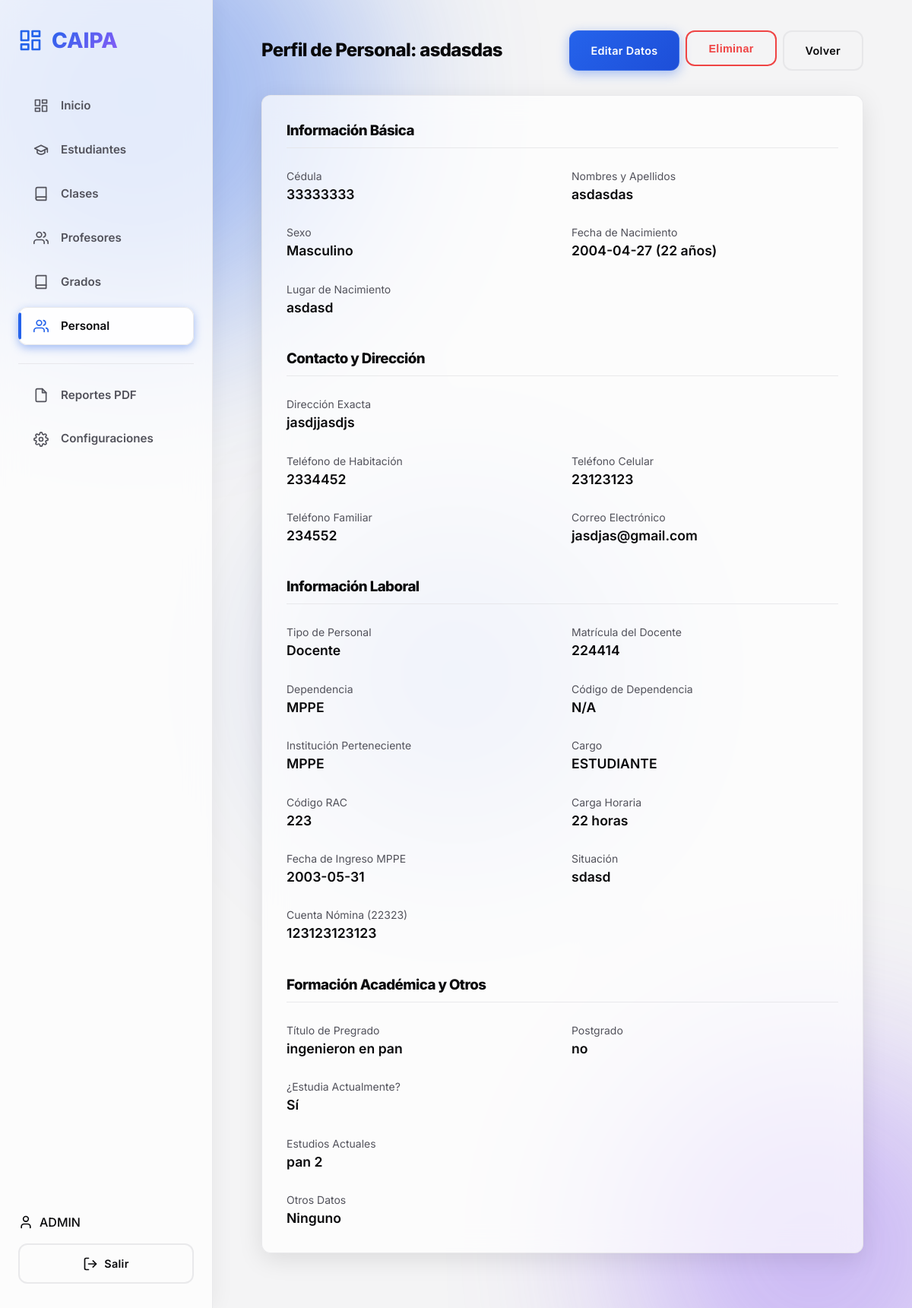
Page /index.php?action=personal_show&id=2 (signed in) on the committed database.
### tables this page shows
CREATE TABLE IF NOT EXISTS `personal` (
  `id_personal` int NOT NULL AUTO_INCREMENT,
  `nombres_apellidos` varchar(100) NOT NULL,
  `cedula` varchar(15) NOT NULL,
  `fecha_nacimiento` date NOT NULL,
  `lugar_nacimiento` varchar(100) NOT NULL,
  `direccion` text NOT NULL,
  `telefono_habitacion` varchar(20) DEFAULT NULL,
  `telefono_celular` varchar(20) NOT NULL,
  `telefono_familiar` varchar(20) DEFAULT NULL,
  `correo` varchar(100) NOT NULL,
  `id_sexo` int NOT NULL,
  `edad` int NOT NULL,
  `titulo_pregrado` varchar(100) DEFAULT NULL,
  `postgrado` varchar(100) DEFAULT NULL,
  `estudia_actualmente` tinyint(1) NOT NULL DEFAULT '0',
  `estudios_actuales` varchar(255) DEFAULT NULL,
  `tipo_personal` enum('Docente','Administrativo','Obrero') NOT NULL,
  `fecha_ingreso_mppe` date DEFAULT NULL,
  `codigo_rac` varchar(50) DEFAULT NULL,
  `cargo` varchar(100) DEFAULT NULL,
  `carga_horaria` int DEFAULT NULL,
  `codigo_dependencia` varchar(50) DEFAULT NULL,
  `id_dependencia` int NOT NULL,
  `institucion_pertenece` varchar(100) DEFAULT NULL,
  `tipo_cuenta_nomina` varchar(20) DEFAULT NULL,
  `numero_cuenta_nomina` varchar(30) DEFAULT NULL,
  `matricula_docente` varchar(50) DEFAULT NULL,
  `situacion_trabajador` varchar(50) DEFAULT NULL,
  `otros_datos` text,
  `created_at` timestamp NULL DEFAULT CURRENT_TIMESTAMP,
  PRIMARY KEY (`id_personal`),
  UNIQUE KEY `cedula` (`cedula`),
  KEY `id_sexo` (`id_sexo`),
  KEY `id_dependencia` (`id_dependencia`)
);

CREATE TABLE IF NOT EXISTS `sexo` (
  `id_sexo` int NOT NULL AUTO_INCREMENT,
  `descripcion_sexo` varchar(10) NOT NULL,
  PRIMARY KEY (`id_sexo`),
  UNIQUE KEY `descripcion_sexo` (`descripcion_sexo`)
);

CREATE TABLE IF NOT EXISTS `dependencias` (
  `id_dependencia` int NOT NULL AUTO_INCREMENT,
  `nombre_dependencia` varchar(100) NOT NULL,
  PRIMARY KEY (`id_dependencia`)
);

### controllers/PersonalController.php (called while the page is built, shortened)
<?php
require_once __DIR__ . '/../models/Personal.php';
class PersonalController {
    private $personal;
    public function __construct() {
        $this->personal = new Personal();
    }
    public function show() {
        $id = $_GET['id'] ?? 0;
        $personal = $this->personal->getPersonalById($id);
        require_once __DIR__ . '/../views/personal/show.php';
    }
}
?>

### models/BaseModel.php (called while the page is built, shortened)
<?php
require_once __DIR__ . '/../config/Database.php';
abstract class BaseModel {
    public function __construct() {
        $database = new Database();
        $this->conn = $database->getConnection();
    }
}
?>

### config/Database.php (called while the page is built, shortened)
<?php
class Database {
    private $host = "localhost";
    private $db_name = "_cai_db";
    private $username = "root";
    private $password = "";
    public function getConnection() {
        $this->conn = null;
        try {
            $dsn = "mysql:host=" . $this->host . ";dbname=" . $this->db_name . ";charset=utf8mb4";
            $options = [
                PDO::ATTR_ERRMODE            => PDO::ERRMODE_EXCEPTION,
                PDO::ATTR_DEFAULT_FETCH_MODE => PDO::FETCH_ASSOC,
                PDO::ATTR_EMULATE_PREPARES   => false,
            ];
            $this->conn = new PDO($dsn, $this->username, $this->password, $options);
        } catch(PDOException $exception) {
            error_log("Connection error: " . $exception->getMessage());
            die("Error de conexión a la base de datos.");
        }
        return $this->conn;
    }
}
?>

### models/Personal.php (called while the page is built, shortened)
<?php
require_once 'BaseModel.php';
class Personal extends BaseModel {
    protected $table_name = "personal";
    public function getPersonalById($id) {
        $query = "SELECT p.*, s.descripcion_sexo, d.nombre_dependencia
                  FROM " . $this->table_name . " p
                  LEFT JOIN sexo s ON p.id_sexo = s.id_sexo
                  LEFT JOIN dependencias d ON p.id_dependencia = d.id_dependencia
                  WHERE p.id_personal = :id";
        $stmt = $this->conn->prepare($query);
        $stmt->bindValue(':id', $id, PDO::PARAM_INT);
        $stmt->execute();
        return $stmt->fetch(PDO::FETCH_ASSOC);
    }
}
?>

### views/personal/show.php (the view, shortened to what this page needs)
<div>
    <div style="display: flex; justify-content: space-between; align-items: center; margin-bottom: 2rem;">
        <h2>Perfil de Personal: <?= htmlspecialchars($personal['nombres_apellidos']) ?></h2>
        <div style="display: flex; gap: 0.5rem;">
            <?php if (isset($_SESSION['role_id']) && $_SESSION['role_id'] == 1): ?>
            <a href="index.php?action=personal_edit&id=<?= $personal['id_personal'] ?>" class="btn btn-primary">Editar Datos</a>
            <form action="index.php?action=personal_delete&id=<?= $personal['id_personal'] ?>" method="POST" style="display:inline;" onsubmit="return confirm('¿Seguro que deseas eliminar este registro?');">
                <button type="submit" class="btn btn-outline" style="color: var(--danger); border-color: var(--danger);">Eliminar</button>
            </form>
            <?php endif; ?>
            <a href="index.php?action=personal" class="btn btn-outline">Volver</a>
        </div>
    </div>
    <div class="panel">
        <h3 style="margin-bottom: 1.5rem; border-bottom: 1px solid var(--border-color); padding-bottom: 0.5rem;">Información Básica</h3>
        <div style="display: grid; grid-template-columns: repeat(auto-fit, minmax(250px, 1fr)); gap: 1.5rem;">
            <div>
                <span style="color: var(--text-muted); font-size: 0.875rem;">Cédula</span>
                <div style="font-weight: 600; font-size: 1.1rem;"><?= htmlspecialchars($personal['cedula']) ?></div>
            </div>
            <div>
                <span style="color: var(--text-muted); font-size: 0.875rem;">Nombres y Apellidos</span>
                <div style="font-weight: 600; font-size: 1.1rem;"><?= htmlspecialchars($personal['nombres_apellidos']) ?></div>
            </div>
            <div>
                <span style="color: var(--text-muted); font-size: 0.875rem;">Sexo</span>
                <div style="font-weight: 600; font-size: 1.1rem;"><?= htmlspecialchars($personal['descripcion_sexo']) ?></div>
            </div>
            <div>
                <span style="color: var(--text-muted); font-size: 0.875rem;">Fecha de Nacimiento</span>
                <div style="font-weight: 600; font-size: 1.1rem;"><?= htmlspecialchars($personal['fecha_nacimiento']) ?> (<?= $personal['edad'] ?> años)</div>
            </div>
            <div>
                <span style="color: var(--text-muted); font-size: 0.875rem;">Lugar de Nacimiento</span>
                <div style="font-weight: 600; font-size: 1.1rem;"><?= htmlspecialchars($personal['lugar_nacimiento']) ?></div>
            </div>
        </div>
        <h3 style="margin-bottom: 1.5rem; margin-top: 2.5rem; border-bottom: 1px solid var(--border-color); padding-bottom: 0.5rem;">Contacto y Dirección</h3>
        <div style="display: grid; grid-template-columns: repeat(auto-fit, minmax(250px, 1fr)); gap: 1.5rem;">
            <div style="grid-column: 1 / -1;">
                <span style="color: var(--text-muted); font-size: 0.875rem;">Dirección Exacta</span>
                <div style="font-weight: 600; font-size: 1.1rem;"><?= htmlspecialchars($personal['direccion']) ?></div>
            </div>
            <div>
                <span style="color: var(--text-muted); font-size: 0.875rem;">Teléfono de Habitación</span>
                <div style="font-weight: 600; font-size: 1.1rem;"><?= htmlspecialchars($personal['telefono_habitacion'] ?: 'N/A') ?></div>
            </div>
            <div>
                <span style="color: var(--text-muted); font-size: 0.875rem;">Teléfono Celular</span>
                <div style="font-weight: 600; font-size: 1.1rem;"><?= htmlspecialchars($personal['telefono_celular']) ?></div>
            </div>
            <div>
                <span style="color: var(--text-muted); font-size: 0.875rem;">Teléfono Familiar</span>
                <div style="font-weight: 600; font-size: 1.1rem;"><?= htmlspecialchars($personal['telefono_familiar'] ?: 'N/A') ?></div>
            </div>
            <div>
                <span style="color: var(--text-muted); font-size: 0.875rem;">Correo Electrónico</span>
                <div style="font-weight: 600; font-size: 1.1rem;"><?= htmlspecialchars($personal['correo'] ?: 'N/A') ?></div>
            </div>
        </div>
        <h3 style="margin-bottom: 1.5rem; margin-top: 2.5rem; border-bottom: 1px solid var(--border-color); padding-bottom: 0.5rem;">Información Laboral</h3>
        <div style="display: grid; grid-template-columns: repeat(auto-fit, minmax(250px, 1fr)); gap: 1.5rem;">
            <div>
                <span style="color: var(--text-muted); font-size: 0.875rem;">Tipo de Personal</span>
                <div style="font-weight: 600; font-size: 1.1rem;"><?= htmlspecialchars($personal['tipo_personal']) ?></div>
            </div>
            <?php if (!empty($personal['matricula_docente'])): ?>
            <div>
                <span style="color: var(--text-muted); font-size: 0.875rem;">Matrícula del Docente</span>
                <div style="font-weight: 600; font-size: 1.1rem;"><?= htmlspecialchars($personal['matricula_docente']) ?></div>
            </div>
            <?php endif; ?>
            <div>
                <span style="color: var(--text-muted); font-size: 0.875rem;">Dependencia</span>
                <div style="font-weight: 600; font-size: 1.1rem;"><?= htmlspecialchars($personal['nombre_dependencia'] ?? 'N/A') ?></div>
            </div>
            <div>
                <span style="color: var(--text-muted); font-size: 0.875rem;">Código de Dependencia</span>
                <div style="font-weight: 600; font-size: 1.1rem;"><?= htmlspecialchars($personal['codigo_dependencia'] ?? 'N/A') ?></div>
            </div>
            <div>
                <span style="color: var(--text-muted); font-size: 0.875rem;">Institución Perteneciente</span>
                <div style="font-weight: 600; font-size: 1.1rem;"><?= htmlspecialchars($personal['institucion_pertenece'] ?: 'N/A') ?></div>
            </div>
            <div>
                <span style="color: var(--text-muted); font-size: 0.875rem;">Cargo</span>
                <div style="font-weight: 600; font-size: 1.1rem;"><?= htmlspecialchars($personal['cargo'] ?: 'N/A') ?></div>
            </div>
            <div>
                <span style="color: var(--text-muted); font-size: 0.875rem;">Código RAC</span>
                <div style="font-weight: 600; font-size: 1.1rem;"><?= htmlspecialchars($personal['codigo_rac'] ?: 'N/A') ?></div>
            </div>
            <div>
                <span style="color: var(--text-muted); font-size: 0.875rem;">Carga Horaria</span>
                <div style="font-weight: 600; font-size: 1.1rem;"><?= htmlspecialchars($personal['carga_horaria'] ?: '0') ?> horas</div>
            </div>
            <div>
                <span style="color: var(--text-muted); font-size: 0.875rem;">Fecha de Ingreso MPPE</span>
                <div style="font-weight: 600; font-size: 1.1rem;"><?= htmlspecialchars($personal['fecha_ingreso_mppe'] ?: 'N/A') ?></div>
            </div>
            <div>
                <span style="color: var(--text-muted); font-size: 0.875rem;">Situación</span>
                <div style="font-weight: 600; font-size: 1.1rem;"><?= htmlspecialchars($personal['situacion_trabajador'] ?: 'N/A') ?></div>
            </div>
            <div>
                <span style="color: var(--text-muted); font-size: 0.875rem;">Cuenta Nómina (<?= htmlspecialchars($personal['tipo_cuenta_nomina'] ?: 'N/A') ?>)</span>
                <div style="font-weight: 600; font-size: 1.1rem;"><?= htmlspecialchars($personal['numero_cuenta_nomina'] ?: 'N/A') ?></div>
            </div>
        </div>
        <h3 style="margin-bottom: 1.5rem; margin-top: 2.5rem; border-bottom: 1px solid var(--border-color); padding-bottom: 0.5rem;">Formación Académica y Otros</h3>
        <div style="display: grid; grid-template-columns: repeat(auto-fit, minmax(250px, 1fr)); gap: 1.5rem;">
            <div>
                <span style="color: var(--text-muted); font-size: 0.875rem;">Título de Pregrado</span>
                <div style="font-weight: 600; font-size: 1.1rem;"><?= htmlspecialchars($personal['titulo_pregrado'] ?: 'N/A') ?></div>
            </div>
            <div>
                <span style="color: var(--text-muted); font-size: 0.875rem;">Postgrado</span>
                <div style="font-weight: 600; font-size: 1.1rem;"><?= htmlspecialchars($personal['postgrado'] ?: 'N/A') ?></div>
            </div>
            <div>
                <span style="color: var(--text-muted); font-size: 0.875rem;">¿Estudia Actualmente?</span>
                <div style="font-weight: 600; font-size: 1.1rem;"><?= $personal['estudia_actualmente'] ? 'Sí' : 'No' ?></div>
            </div>
            <div style="grid-column: 1 / -1;">
                <span style="color: var(--text-muted); font-size: 0.875rem;">Estudios Actuales</span>
                <div style="font-weight: 600; font-size: 1.1rem;"><?= htmlspecialchars($personal['estudios_actuales'] ?: 'N/A') ?></div>
            </div>
            <div style="grid-column: 1 / -1;">
                <span style="color: var(--text-muted); font-size: 0.875rem;">Otros Datos</span>
                <div style="font-weight: 600; font-size: 1.1rem;"><?= nl2br(htmlspecialchars($personal['otros_datos'] ?: 'Ninguno')) ?></div>
            </div>
        </div>
    </div>
</div>
<?php
require_once __DIR__ . '/../layouts/main.php';
?>

### assets/css/main.css (style rules this page uses)
:root, [data-theme="dark"] { --bg-dark: #09090b; --bg-panel: rgba(24, 24, 27, 0.65); --bg-input: rgba(39, 39, 42, 0.7); --border-color: rgba(63, 63, 70, 0.5); --primary: #0ea5e9; --primary-hover: #0284c7; --primary-glow: rgba(14, 165, 233, 0.5); --success: #10b981; --danger: #ef4444; --warning: #f59e0b; --text-main: #f4f4f5; --text-muted: #a1a1aa; --font-sans: 'Inter', sans-serif; --font-mono: 'JetBrains Mono', monospace; --radius: 12px; --transition: all 0.3s cubic-bezier(0.4, 0, 0.2, 1); --glass-blur: blur(16px); --auth-overlay: rgba(0, 0, 0, 0.6); }
[data-theme="light"] { --bg-dark: #f4f4f5; --bg-panel: rgba(255, 255, 255, 0.7); --bg-input: rgba(255, 255, 255, 0.9); --border-color: rgba(228, 228, 231, 0.8); --primary: #2563eb; --primary-hover: #1d4ed8; --primary-glow: rgba(37, 99, 235, 0.4); --text-main: #09090b; --text-muted: #52525b; --auth-overlay: rgba(255, 255, 255, 0.5); }
* { box-sizing: border-box; margin: 0; padding: 0; }
body { background-color: var(--bg-dark); color: var(--text-main); font-family: var(--font-sans); line-height: 1.5; -webkit-font-smoothing: antialiased; min-height: 100vh; display: flex; overflow-x: hidden; position: relative; }
h1, h2, h3, h4 { font-weight: 800; letter-spacing: -0.03em; }
.panel { background-color: var(--bg-panel); backdrop-filter: var(--glass-blur); -webkit-backdrop-filter: var(--glass-blur); border: 1px solid var(--border-color); border-radius: var(--radius); padding: 2rem; box-shadow: 0 8px 32px rgba(0, 0, 0, 0.1); margin-bottom: 2rem; }
.btn { display: inline-flex; align-items: center; justify-content: center; gap: 0.5rem; padding: 0.85rem 1.75rem; font-weight: 600; letter-spacing: 0.02em; border-radius: var(--radius); border: none; cursor: pointer; transition: var(--transition); text-decoration: none; font-size: 0.9rem; color: var(--text-main); position: relative; overflow: hidden; }
.btn-primary { background: linear-gradient(135deg, var(--primary), var(--primary-hover)); color: #fff; box-shadow: 0 4px 15px var(--primary-glow); border: 1px solid rgba(255,255,255,0.1); }
.btn-outline { background-color: transparent; border: 2px solid var(--border-color); color: var(--text-main); }

### rows in the picture
personal: nombres_apellidos "asdasdas", cedula "33333333", id_sexo.descripcion_sexo "Masculino", fecha_nacimiento "2004-04-27", edad "22", lugar_nacimiento "asdasd", direccion "jasdjjasdjs", telefono_habitacion "2334452", telefono_celular "23123123", telefono_familiar "234552", correo "jasdjas@gmail.com", tipo_personal "Docente", matricula_docente "224414", id_dependencia.nombre_dependencia "MPPE", codigo_dependencia "N/A", institucion_pertenece "MPPE", cargo "ESTUDIANTE", codigo_rac "223", carga_horaria "22", fecha_ingreso_mppe "2003-05-31", situacion_trabajador "sdasd", tipo_cuenta_nomina "22323", numero_cuenta_nomina "123123123123", titulo_pregrado "ingenieron en pan", postgrado "no", estudios_actuales "pan 2", otros_datos "Ninguno"

### other values in the picture
$_SESSION['username'] "ADMIN"
